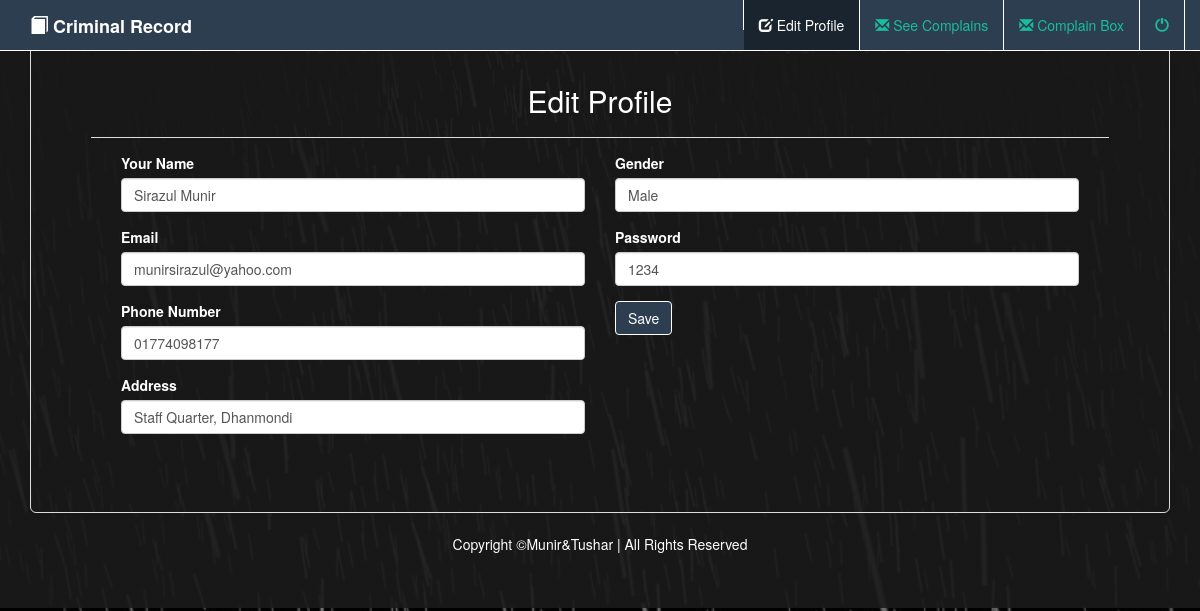
The app's page /userInfoEdit.php?email=munirsirazul@yahoo.com with its own data.
### tables this page shows
CREATE TABLE `user_info` (
  `user_name` varchar(30) DEFAULT NULL,
  `user_email` varchar(40) NOT NULL,
  `user_phone` varchar(20) DEFAULT NULL,
  `user_address` varchar(50) DEFAULT NULL,
  `user_NID` varchar(20) NOT NULL,
  `user_gender` varchar(20) NOT NULL,
  `user_password` varchar(30) DEFAULT NULL,
  `image` varchar(500) DEFAULT NULL,
  `thana` varchar(20) DEFAULT NULL
);

### userInfoEdit.php (the view, shortened to what this page needs)
<?php
  require_once('dbConnect.php');
  $email = $_GET['email'];
  $row = $conn->query("SELECT * FROM user_info  WHERE user_email = '$email' ");
  $edit = mysqli_fetch_array($row);
  $email2 = $_SESSION['user_email'];
  $row2= $conn->query("SELECT * FROM `user_info` WHERE user_email='$email2'");
  $result2 = mysqli_fetch_array($row2);
 ?>
 <!DOCTYPE html>
 <html lang="en">
   <head>
     <link href="css/bootstrap.min.css" rel="stylesheet">
   </head>
   <body>
         <div class="navbar navbar-inverse navbar-fixed-top">
             <div class="container">
                 <div class="navbar-header">
                     <a href="" class="navbar-brand"><span class="glyphicon glyphicon-book"></span></span> <b>Criminal Record</b></a>
                 </div>
                 <div class="collapse navbar-collapse" id="example">
                     <ul class="nav navbar-nav navbar-right">
                       <li><a href="userInfo.php"> <?php echo $result2['user_name']; ?></a></li>
                       <li class="active"><a href="#"><span class="glyphicon glyphicon-edit"></span> Edit Profile</a></li>
                       <li><a href="userContent.php"><span class="glyphicon glyphicon-envelope"></span> See Complains</a></li>
                       <li><a href="userContent.php"><span class="glyphicon glyphicon-envelope"></span> Complain Box</a></li>
                       <li><a href="userLogOut.php"><span class="glyphicon glyphicon-off"></span></a></li>
                     </ul>
                 </div>
             </div>
         </div>
           <div class="container">
               <div class="panel panel-default jumbotron">
                   <div class="panel-heading"><h2 align="center">Edit Profile</h2></div>
                     <div class="panel-body">
                       <form id="userUpdate" method="post">
                           <div class="col-md-6">
                               <div class="form-group">
                                   <label for="userName">Your Name</label>
                                   <input type="text" class="form-control" name="userName" autocomplete="off" value="<?php echo $edit['user_name']; ?>">
                               </div>
                               <div class="form-group">
                                   <label for="userEmail">Email</label>
                                   <input type="email" class="form-control" name="userEmail" autocomplete="off" value="<?php echo $edit['user_email']; ?>">
                               </div>
                               <div class="form-group">
                                   <label for="userPhone">Phone Number</label>
                                   <input type="text" class="form-control" name="userPhone" autocomplete="off" value="<?php echo $edit['user_phone']; ?>">
                               </div>
                               <div class="form-group">
                                   <label for="userAddress">Address</label>
                                   <input type="text" class="form-control" name="userAddress" autocomplete="off" value="<?php echo $edit['user_address']; ?>">
                               </div>
                           </div>
                           <div class="col-md-6">
                               <div class="form-group">
                                   <label for="userGender">Gender</label>
                                   <input type="text" class="form-control" name="userGender" autocomplete="off" value="<?php echo $edit['user_gender']; ?>">
                               </div>
                               <div class="form-group">
                                   <label for="userPassword">Password</label>
                                   <input type="text" class="form-control" name="userPassword" autocomplete="off"  value="<?php echo $edit['user_password']; ?>">
                               </div>
                              <div>
                                  <button type="submit" class="btn btn-success" name="update"> Save</button>
                             </div>
                           </div>
                       </form>
                     </div>
               </div>
             </div>
         <div class="navbar navbar-bottom">
           <p align="center">Copyright &copy;Munir&Tushar | All Rights Reserved</p>
         </div>
   </body>
 </html>

### userInfoEdit.php (style rules this page uses)
body { padding-top: 5px; padding-bottom: 5px; background: linear-gradient(rgba(26,26,26,.9),rgba(26,26,26,.9)), url("images/12.jpg"); background-size: cover; background-position: center; background-repeat: no-repeat; color: #FFFFFF; }
.panel { background: linear-gradient(rgba(26,26,26,.9),rgba(26,26,26,.9)), url("images/12.jpg"); background-size: cover; background-position: center; background-repeat: no-repeat; color: #FFFFFF; }
.panel .panel-heading { background: linear-gradient(rgba(26,26,26,.9),rgba(26,26,26,.9)), url("images/12.jpg"); color: #FFFFFF; }
.navbar-inverse { background-color: #2C3E50; border-color: #FFFFFF; color: #FFFFFF; }
.navbar-inverse .navbar-brand { color: #FFFFFF; }
.navbar-inverse .navbar-nav > li > a { color: #FFFFFF; border-right: 1px solid #FFFFFF; }
.navbar-inverse .navbar-nav > .active > a, .navbar-inverse .navbar-nav > .active > a:hover, .navbar-inverse .navbar-nav > .active > a:focus { color: #FFFFFF; background-color: #1A242F; }
.navbar-inverse .navbar-nav > li > a, .navbar-inverse .navbar-nav > li > a:focus { color: #1BBC9C; background-color: transparent; }
.btn-success { background-color: #2C3E50; border-color: #FFFFFF; color: #FFFFFF; }

### records on screen
user_info: userName "Sirazul Munir", userEmail "munirsirazul@yahoo.com", userPhone "01774098177", userAddress "Staff Quarter, Dhanmondi", userGender "Male", userPassword "1234"
